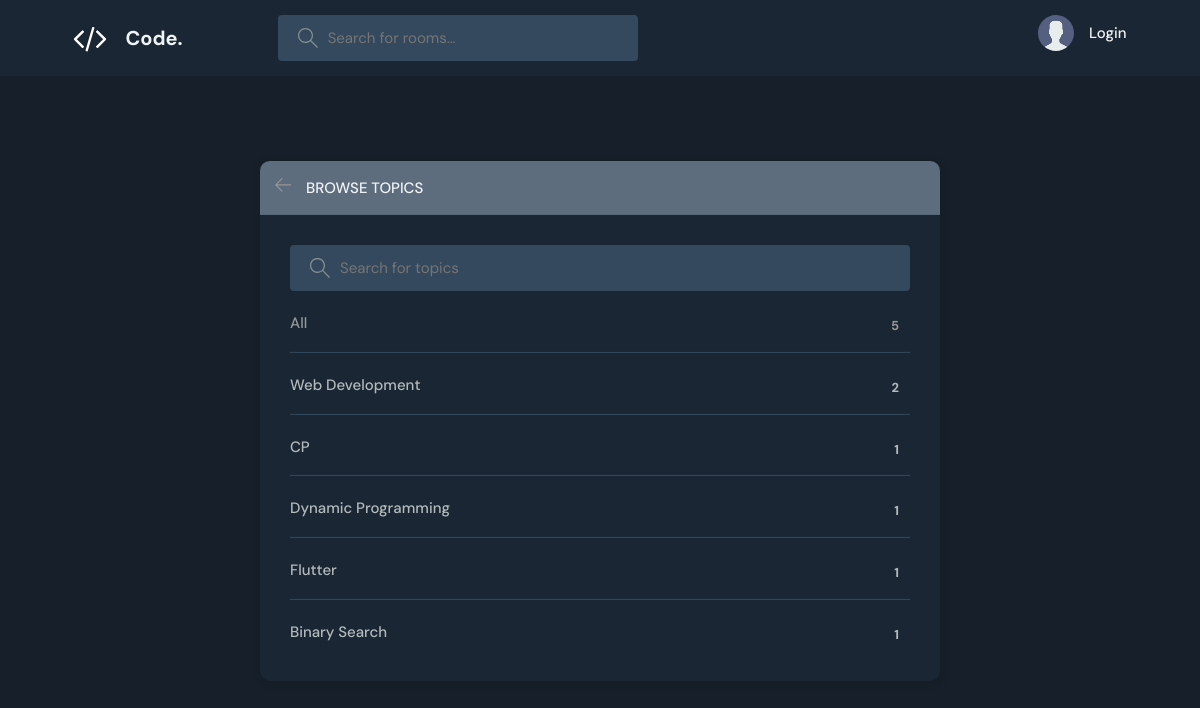
Page /topics/ on the committed database.
### base/models.py (models this page shows, shortened)
class Topic(models.Model):
    name = models.CharField(max_length=200)

### base/views.py (the view)
# urls.py: path('topics/', views.topicsPage, name="topics"),
def topicsPage(request):
    q = request.GET.get('q') if request.GET.get('q') != None else ''
    topics = Topic.objects.filter(name__icontains=q)
    return render(request, 'base/topics.html', {'topics' : topics})

### base/templates/base/topics.html (shortened to what this page needs)
{% extends 'main.html' %}
{% block content %}
<main class="create-room layout">
  <div class="container">
    <div class="layout__box">
      <div class="layout__boxHeader">
        <div class="layout__boxTitle">
          <a href="{% url 'home' %}">
            <svg version="1.1" xmlns="http://www.w3.org/2000/svg" width="32" height="32" viewBox="0 0 32 32">
              <title>arrow-left</title>
              <path
                d="M13.723 2.286l-13.723 13.714 13.719 13.714 1.616-1.611-10.96-10.96h27.625v-2.286h-27.625l10.965-10.965-1.616-1.607z">
              </path>
            </svg>
          </a>
          <h3>Browse Topics</h3>
        </div>
      </div>
      <div class="topics-page layout__body">
        <form class="header__search">
          <label>
            <input name="q" placeholder="Search for topics" />
          </label>
        </form>
        <ul class="topics__list">
          <li>
            <a href="{% url 'topics' %}" class="active">All <span>{{topics.count}}</span></a>
          </li>
          {% for topic in topics %}
          <li>
            <a href="{% url 'home' %}?q={{topic.name}}"> {{topic.name}} <span>{{topic.room_set.all.count}}</span></a>
          </li>
          {% endfor %}
        </ul>
      </div>
    </div>
  </div>
</main>
{% endblock %}

### static/styles/style.css (style rules this page uses)
:root { --color-main: #969797; --color-main-light: #FFC1D2; --color-dark: #1A2634; --color-dark-medium: #34495E; --color-dark-light: #5D6D7E; --color-light: #F0F3F4; --color-gray: #839192; --color-light-gray: #B2BABB; --color-bg: #17202A; --color-success: #58D68D; --color-error: #C0392B; }
* { font-family: "DM Sans", -apple-system, BlinkMacSystemFont, "Segoe UI", Roboto, Oxygen, Ubuntu, Cantarell, "Open Sans", "Helvetica Neue", sans-serif; margin: 0; padding: 0; box-sizing: border-box; text-rendering: optimizeLegibility; font-size: inherit; }
html { font-size: 56.25%; }
@media only screen and (min-width: 1200px) { html { font-size: 62.5%; } }
body { line-height: 1.6; font-weight: 400; font-size: 1.5rem; color: var(--color-light-gray); background-color: var(--color-bg); min-height: 100vh; }
a { display: inline-block; color: var(--color-main); text-decoration: none; }
.container { max-width: 120rem; width: 90%; margin: auto; }
.header__search > label { background-color: var(--color-dark-medium); padding: 1.3rem 1rem; display: flex; align-items: center; gap: 1rem; border-radius: 4px; }
.header__search svg { fill: var(--color-gray); width: 2rem; height: 2rem; margin-left: 1rem; }
.header__search input { width: 30rem; background: transparent; border: none; outline: none; color: var(--color-light); }
.layout { margin-top: 2.4rem; }
.layout > .container { display: flex; justify-content: space-between; align-items: flex-start; }
.layout__box { width: 90%; max-width: 48rem; min-height: 40rem; position: absolute; top: 50%; left: 50%; transform: translate(-50%, -46%); background-color: var(--color-dark); border-radius: 1rem; box-shadow: 1px 1px 6px 3px rgba(0, 0, 0, 0.1); overflow: hidden; }
.layout__boxHeader { display: flex; padding: 1.5rem; background-color: var(--color-dark-light); }
.layout__boxTitle { display: flex; gap: 1.5rem; align-items: center; }
.layout__boxTitle h3 { text-transform: uppercase; font-weight: 500; color: var(--color-light); }
.layout__boxTitle svg { width: 1.6rem; height: 1.6rem; fill: var(--color-main); }
.layout__body { margin: 3rem; }
.topics__list { list-style: none; }
.topics__list li a { display: flex; justify-content: space-between; margin-bottom: 3rem; font-weight: 500; color: var(--color-light-gray); transition: all 0.3s ease-in-out; }
.topics__list li a.active, .topics__list li a:hover { color: var(--color-main); }
.topics__list li a span { padding: 0.5rem 1rem; background-color: var(--color-dark); border-radius: 3px; font-size: 1.3rem; font-weight: 700; letter-spacing: 1px; }
.topics-page .topics__list li:not(:last-child) a { margin: 2rem 0; padding-bottom: 1rem; text-decoration: none; border-bottom: 1px solid var(--color-dark-medium); }
.topics-page .header__search { display: block; }
.create-room.layout .layout__box { max-width: 68rem; }

### rows in the picture
Topic: name "Web Development", room_set.all.count "2"
Topic: name "CP", room_set.all.count "1"
Topic: name "Dynamic Programming", room_set.all.count "1"
Topic: name "Flutter", room_set.all.count "1"
Topic: name "Binary Search", room_set.all.count "1"

### other values in the picture
{{ topics.count }} "5"
